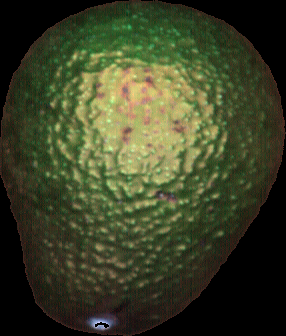
#> input picture data/test images/avocado_day_01_22_front.png, 286 x 336 px, found by its file name
$ python RGB_data_visualisation.py
#> lines starting #> are read from the running program, lines starting #| are printed output that depends on the picture
import cv2
import numpy as np
import matplotlib.pyplot as plt

# ----------------------------------------
# Histogram of UNRIPE Avocado
# ----------------------------------------
image_1 = cv2.imread('E:\\hsi_dataset_files\\Avocado_version_2\\test images\\avocado_day_01_22_front.png')
#> image_1 is the input picture: shape (336, 286, 3); mean B, G, R 38.9, 65.5, 60.1

color = ('b', 'g', 'r')
for channel, col in enumerate(color):
    histogram = cv2.calcHist([image_1], [channel], None, [256], [0, 256])
    plt.plot(histogram, color=col)
    plt.xlim([0, 256])
    plt.ylim([0, 1700])
plt.title('Histogram of Unripe Avocado')
plt.savefig("unripe_avocado_histogram.png")
#> figure, not shown here; curve peaks at x = 0, y = 22322; curve peaks at x = 0, y = 22322; curve peaks at x = 0, y = 22322
plt.show()

# ----------------------------------------
# Histogram of RIPE Avocado
# ----------------------------------------
image_2 = cv2.imread('E:\\hsi_dataset_files\\Avocado_version_2\\test images\\avocado_day_05_04_front.png')
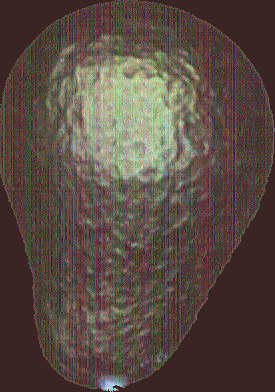
#> input picture data/test images/avocado_day_05_04_front.png, 275 x 392 px, found by its file name
#> image_2 is the input picture: shape (392, 275, 3); mean B, G, R 66.9, 74.6, 90.2

color = ('b', 'g', 'r')
for channel, col in enumerate(color):
    histogram = cv2.calcHist([image_2], [channel], None, [256], [0, 256])
    plt.plot(histogram, color=col)
    plt.xlim([0, 256])
    plt.ylim([0, 1700])
plt.title('Histogram of Ripe Avocado')
plt.savefig("ripe_avocado_histogram.png")
#> figure, not shown here; curve peaks at x = 36, y = 28681; curve peaks at x = 37, y = 28738; curve peaks at x = 59, y = 28734
plt.show()

# ----------------------------------------
# Histogram of OVERRIPE Avocado
# ----------------------------------------
image_3 = cv2.imread('E:\\hsi_dataset_files\\Avocado_version_2\\test images\\avocado_day_10_04_front.png')
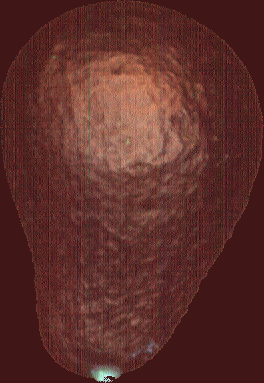
#> input picture data/test images/avocado_day_10_04_front.png, 264 x 383 px, found by its file name
#> image_3 is the input picture: shape (383, 264, 3); mean B, G, R 41.9, 46.7, 93.1

color = ('b', 'g', 'r')
for channel, col in enumerate(color):
    histogram = cv2.calcHist([image_3], [channel], None, [256], [0, 256])
    plt.plot(histogram, color=col)
    plt.xlim([0, 256])
    plt.ylim([0, 2000])
plt.title('Histogram of Overripe Avocado')
plt.savefig("overripe_avocado_histogram.png")
#> figure, not shown here; curve peaks at x = 22, y = 28433; curve peaks at x = 23, y = 28349; curve peaks at x = 64, y = 28259
plt.show()

# -----------------------------------------
# Gray Scale histogram UNRIPE Avocado
# -----------------------------------------
image_1_grayscale = cv2.imread('E:\\hsi_dataset_files\\Avocado_version_2\\test images\\avocado_day_01_22_front.png',
                      cv2.IMREAD_GRAYSCALE)
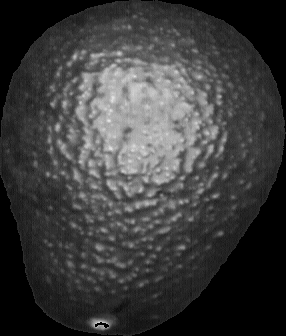
#> image_1_grayscale: shape (336, 286); min 0, max 229, mean 60.5

hist = cv2.calcHist([image_1_grayscale], [0], None, [256], [0, 256])
#> hist = 256 values, max 22322 at index 0, min 0 at index 1, mean 375.4
plt.hist(image_1_grayscale.ravel(), 256, [0, 256])
plt.title('Histogram for gray scale unripe avocado')
plt.savefig("gray_scale_histogram_unripe_avocado.png")
#> figure, not shown here; tallest bar 22322 high, from x = 0 to 1
plt.show()

# -----------------------------------------
# Gray Scale histogram RIPE Avocado
# -----------------------------------------
image_2_grayscale = cv2.imread('E:\\hsi_dataset_files\\Avocado_version_2\\test images\\avocado_day_05_04_front.png',
                      cv2.IMREAD_GRAYSCALE)
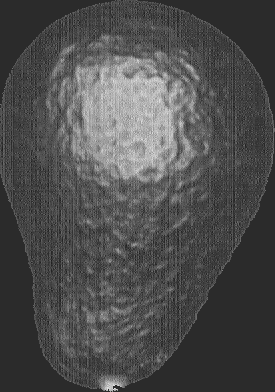
#> image_2_grayscale: shape (392, 275); min 21, max 228, mean 77.9

hist = cv2.calcHist([image_2_grayscale], [0], None, [256], [0, 256])
#> hist = 256 values, max 28746 at index 43, min 0 at index 0, mean 421.1
plt.hist(image_2_grayscale.ravel(), 256, [0, 256])
plt.title('Histogram for gray scale ripe avocado')
plt.savefig("gray_scale_histogram_ripe_avocado.png")
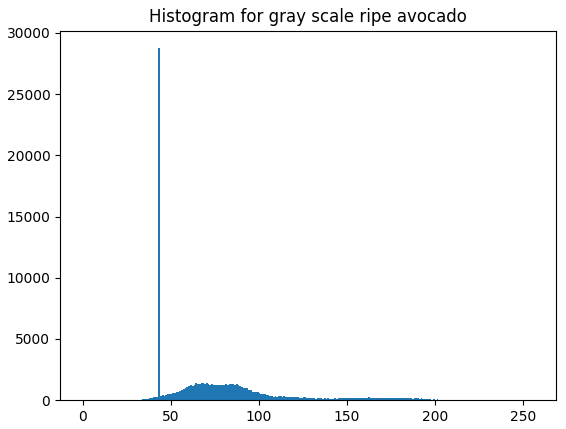
#> figure drawn by matplotlib, 1 panel; tallest bar 28746 high, from x = 43 to 44
plt.show()

# -----------------------------------------
# Gray Scale histogram OVERRIPE Avocado
# -----------------------------------------

image_3_grayscale = cv2.imread('E:\\hsi_dataset_files\\Avocado_version_2\\test images\\avocado_day_10_04_front.png',
                      cv2.IMREAD_GRAYSCALE)
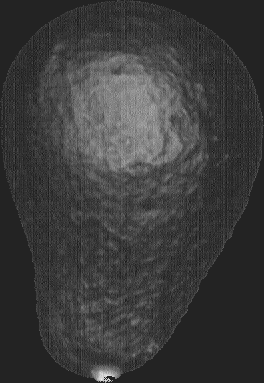
#> image_3_grayscale: shape (383, 264); min 16, max 241, mean 59.6

hist = cv2.calcHist([image_3_grayscale], [0], None, [256], [0, 256])
#> hist = 256 values, max 28165 at index 35, min 0 at index 0, mean 395
plt.hist(image_3_grayscale.ravel(), 256, [0, 256])
plt.title('Histogram for gray scale overripe avocado')
plt.savefig("gray_scale_histogram_overripe_avocado.png")
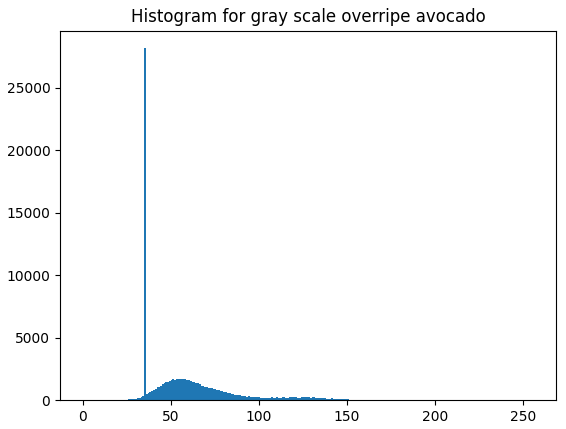
#> figure drawn by matplotlib, 1 panel; tallest bar 28165 high, from x = 35 to 36
plt.show()
